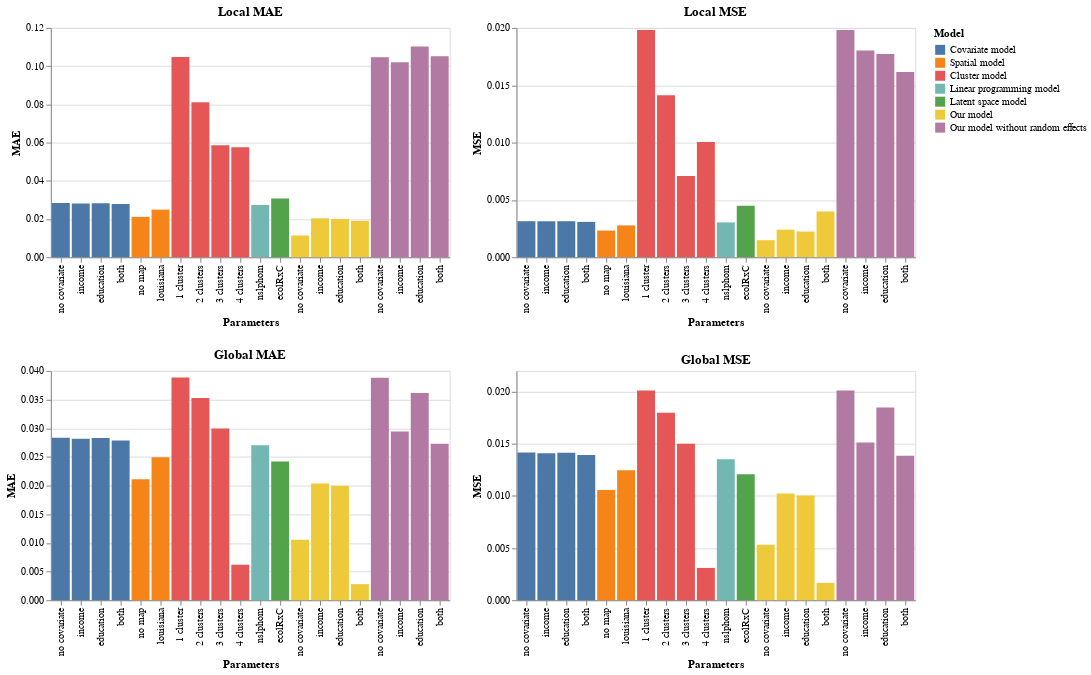

Notebook code cell kept with this figure:
### Code cell
plots = []
relabel = ""
for idx, param in zip(df["Index"], df["Parameters"]):
    relabel += f"datum.label == {idx} ? '{param}' :"
relabel += "'NA'"
for kind in ["local", "global"]:
    for measure in ["MAE", "MSE"]:
        plots.append(alt.Chart(df).mark_bar().encode(
            x = alt.X(
                field="Index",
                type="nominal",
                title="Parameters",
                axis=alt.Axis(labelExpr=relabel),
            ),
            detail = alt.Detail(field="Index"),
            y = alt.Y(field=f"{kind} {measure}", type="quantitative", title=measure),
            color = alt.Column(field="Model", sort=alt.Sort(field="Index")),
        ).properties(
            width=400,
            height=230,
            title=f"{kind.capitalize()} {measure}"
        ))

errors = alt.vconcat(
    alt.hconcat(*plots[0:2]),
    alt.hconcat(*plots[2:4]),
)
errors

### Figure 1 — Vega-Lite specification as saved in the notebook (floating-point values rounded to 4 significant figures)
{"config": {"view": {"continuousWidth": 300, "continuousHeight": 300}}, "vconcat": [{"hconcat": [{"mark": {"type": "bar"}, "encoding": {"color": {"field": "Model", "sort": {"field": "Index"}}, "detail": {"field": "Index"}, "x": {"axis": {"labelExpr": "datum.label == 0 ? 'no covariate' :datum.label == 1 ? 'income' :datum.label == 2 ? 'education' :datum.label == 3 ? 'both' :datum.label == 4 ? 'no map' :datum.label == 5 ? 'louisiana' :datum.label == 6 ? '1 cluster' :datum.label == 7 ? '2 clusters' :datum.label == 8 ? '3 clusters' :datum.label == 9 ? '4 clusters' :datum.label == 10 ? 'nslphom' :datum.label == 11 ? 'ecolRxC' :datum.label == 12 ? 'no covariate' :datum.label == 13 ? 'income' :datum.label == 14 ? 'education' :datum.label == 15 ? 'both' :datum.label == 16 ? 'no covariate' :datum.label == 17 ? 'income' :datum.label == 18 ? 'education' :datum.label == 19 ? 'both' :'NA'"}, "field": "Index", "title": "Parameters", "type": "nominal"}, "y": {"field": "local MAE", "title": "MAE", "type": "quantitative"}}, "height": 230, "title": "Local MAE", "width": 400}, {"mark": {"type": "bar"}, "encoding": {"color": {"field": "Model", "sort": {"field": "Index"}}, "detail": {"field": "Index"}, "x": {"axis": {"labelExpr": "datum.label == 0 ? 'no covariate' :datum.label == 1 ? 'income' :datum.label == 2 ? 'education' :datum.label == 3 ? 'both' :datum.label == 4 ? 'no map' :datum.label == 5 ? 'louisiana' :datum.label == 6 ? '1 cluster' :datum.label == 7 ? '2 clusters' :datum.label == 8 ? '3 clusters' :datum.label == 9 ? '4 clusters' :datum.label == 10 ? 'nslphom' :datum.label == 11 ? 'ecolRxC' :datum.label == 12 ? 'no covariate' :datum.label == 13 ? 'income' :datum.label == 14 ? 'education' :datum.label == 15 ? 'both' :datum.label == 16 ? 'no covariate' :datum.label == 17 ? 'income' :datum.label == 18 ? 'education' :datum.label == 19 ? 'both' :'NA'"}, "field": "Index", "title": "Parameters", "type": "nominal"}, "y": {"field": "local MSE", "title": "MSE", "type": "quantitative"}}, "height": 230, "title": "Local MSE", "width": 400}]}, {"hconcat": [{"mark": {"type": "bar"}, "encoding": {"color": {"field": "Model", "sort": {"field": "Index"}}, "detail": {"field": "Index"}, "x": {"axis": {"labelExpr": "datum.label == 0 ? 'no covariate' :datum.label == 1 ? 'income' :datum.label == 2 ? 'education' :datum.label == 3 ? 'both' :datum.label == 4 ? 'no map' :datum.label == 5 ? 'louisiana' :datum.label == 6 ? '1 cluster' :datum.label == 7 ? '2 clusters' :datum.label == 8 ? '3 clusters' :datum.label == 9 ? '4 clusters' :datum.label == 10 ? 'nslphom' :datum.label == 11 ? 'ecolRxC' :datum.label == 12 ? 'no covariate' :datum.label == 13 ? 'income' :datum.label == 14 ? 'education' :datum.label == 15 ? 'both' :datum.label == 16 ? 'no covariate' :datum.label == 17 ? 'income' :datum.label == 18 ? 'education' :datum.label == 19 ? 'both' :'NA'"}, "field": "Index", "title": "Parameters", "type": "nominal"}, "y": {"field": "global MAE", "title": "MAE", "type": "quantitative"}}, "height": 230, "title": "Global MAE", "width": 400}, {"mark": {"type": "bar"}, "encoding": {"color": {"field": "Model", "sort": {"field": "Index"}}, "detail": {"field": "Index"}, "x": {"axis": {"labelExpr": "datum.label == 0 ? 'no covariate' :datum.label == 1 ? 'income' :datum.label == 2 ? 'education' :datum.label == 3 ? 'both' :datum.label == 4 ? 'no map' :datum.label == 5 ? 'louisiana' :datum.label == 6 ? '1 cluster' :datum.label == 7 ? '2 clusters' :datum.label == 8 ? '3 clusters' :datum.label == 9 ? '4 clusters' :datum.label == 10 ? 'nslphom' :datum.label == 11 ? 'ecolRxC' :datum.label == 12 ? 'no covariate' :datum.label == 13 ? 'income' :datum.label == 14 ? 'education' :datum.label == 15 ? 'both' :datum.label == 16 ? 'no covariate' :datum.label == 17 ? 'income' :datum.label == 18 ? 'education' :datum.label == 19 ? 'both' :'NA'"}, "field": "Index", "title": "Parameters", "type": "nominal"}, "y": {"field": "global MSE", "title": "MSE", "type": "quantitative"}}, "height": 230, "title": "Global MSE", "width": 400}]}], "data": {"name": "data-e00692076a4d1b6910e0295ab7379e3f"}, "$schema": "https://vega.github.io/schema/vega-lite/v5.20.1.json", "datasets": {"data-e00692076a4d1b6910e0295ab7379e3f": [{"Unnamed: 0": "covariate, no covariate", "Region bias [1, 1]": -0.01131, "Region bias [2, 1]": 0.02671, "Region bias [1, 2]": 0.01131, "Region bias [2, 2]": -0.02671, "Individual bias [1, 1]": -0.01036, "Individual bias [2, 1]": 0.02236, "Individual bias [1, 2]": 0.01036, "Individual bias [2, 2]": -0.02236, "Region deviation [1, 1]": 0.007352, "Region deviation [2, 1]": 0.01123, "Region deviation [1, 2]": 0.007352, "Region deviation [2, 2]": 0.01123, "Individual deviation [1, 1]": 0.005576, "Individual deviation [2, 1]": 0.007695, "Individual deviation [1, 2]": 0.005576, "Individual deviation [2, 2]": 0.007695, "Bounds size [1, 1]": 0.02434, "Bounds size [2, 1]": 2.533e-06, "Bounds size [1, 2]": 0.02434, "Bounds size [2, 2]": 2.533e-06, "True in bounds [1, 1]": 0.6875, "True in bounds [2, 1]": 0.0, "True in bounds [1, 2]": 0.6875, "True in bounds [2, 2]": 0.0, "Execution time": 226.0, "local MAE": 0.02832, "global MAE": 0.02832, "local MSE": 0.003143, "global MSE": 0.01416, "Iterations": 2000.0, "Burned": 70000.0, "Chains": 4.0, "Thinning": 20.0, "BUGS": "JAGS", "Model": "Covariate model", "Parameters": "no covariate", "Model Position": 1, "Config Position": 12, "Index": 0}, {"Unnamed: 0": "covariate, income", "Region bias [1, 1]": -0.01086, "Region bias [2, 1]": 0.02665, "Region bias [1, 2]": 0.01086, "Region bias [2, 2]": -0.02665, "Individual bias [1, 1]": -0.01027, "Individual bias [2, 1]": 0.02234, "Individual bias [1, 2]": 0.01027, "Individual bias [2, 2]": -0.02234, "Region deviation [1, 1]": 0.006246, "Region deviation [2, 1]": 0.01125, "Region deviation [1, 2]": 0.006246, "Region deviation [2, 2]": 0.01125, "Individual deviation [1, 1]": 0.005464, "Individual deviation [2, 1]": 0.007691, "Individual deviation [1, 2]": 0.005464, "Individual deviation [2, 2]": 0.007691, "Bounds size [1, 1]": 0.02537, "Bounds size [2, 1]": 0.001321, "Bounds size [1, 2]": 0.02537, "Bounds size [2, 2]": 0.001321, "True in bounds [1, 1]": 0.7031, "True in bounds [2, 1]": 0.07812, "True in bounds [1, 2]": 0.7031, "True in bounds [2, 2]": 0.07812, "Execution time": 221.1, "local MAE": 0.02818, "global MAE": 0.02818, "local MSE": 0.003137, "global MSE": 0.01409, "Iterations": 2000.0, "Burned": 70000.0, "Chains": 4.0, "Thinning": 20.0, "BUGS": "JAGS", "Model": "Covariate model", "Parameters": "income", "Model Position": 1, "Config Position": 13, "Index": 1}, {"Unnamed: 0": "covariate, education", "Region bias [1, 1]": -0.01128, "Region bias [2, 1]": 0.02671, "Region bias [1, 2]": 0.01128, "Region bias [2, 2]": -0.02671, "Individual bias [1, 1]": -0.01035, "Individual bias [2, 1]": 0.02236, "Individual bias [1, 2]": 0.01035, "Individual bias [2, 2]": -0.02236, "Region deviation [1, 1]": 0.007319, "Region deviation [2, 1]": 0.01123, "Region deviation [1, 2]": 0.007319, "Region deviation [2, 2]": 0.01123, "Individual deviation [1, 1]": 0.005543, "Individual deviation [2, 1]": 0.007695, "Individual deviation [1, 2]": 0.005543, "Individual deviation [2, 2]": 0.007695, "Bounds size [1, 1]": 0.02446, "Bounds size [2, 1]": 0.0, "Bounds size [1, 2]": 0.02446, "Bounds size [2, 2]": 3.83e-17, "True in bounds [1, 1]": 0.7031, "True in bounds [2, 1]": 0.01562, "True in bounds [1, 2]": 0.7031, "True in bounds [2, 2]": 0.01562, "Execution time": 252.2, "local MAE": 0.0283, "global MAE": 0.0283, "local MSE": 0.003142, "global MSE": 0.01415, "Iterations": 2000.0, "Burned": 70000.0, "Chains": 4.0, "Thinning": 20.0, "BUGS": "JAGS", "Model": "Covariate model", "Parameters": "education", "Model Position": 1, "Config Position": 14, "Index": 2}, {"Unnamed: 0": "covariate, both", "Region bias [1, 1]": -0.01107, "Region bias [2, 1]": 0.02669, "Region bias [1, 2]": 0.01107, "Region bias [2, 2]": -0.02669, "Individual bias [1, 1]": -0.01004, "Individual bias [2, 1]": 0.02231, "Individual bias [1, 2]": 0.01004, "Individual bias [2, 2]": -0.02231, "Region deviation [1, 1]": 0.007286, "Region deviation [2, 1]": 0.01123, "Region deviation [1, 2]": 0.007286, "Region deviation [2, 2]": 0.01123, "Individual deviation [1, 1]": 0.005455, "Individual deviation [2, 1]": 0.007724, "Individual deviation [1, 2]": 0.005455, "Individual deviation [2, 2]": 0.007724, "Bounds size [1, 1]": 0.02548, "Bounds size [2, 1]": 0.002561, "Bounds size [1, 2]": 0.02548, "Bounds size [2, 2]": 0.002561, "True in bounds [1, 1]": 0.7344, "True in bounds [2, 1]": 125.0, "True in bounds [1, 2]": 0.7344, "True in bounds [2, 2]": 125.0, "Execution time": 349.2, "local MAE": 0.02784, "global MAE": 0.02784, "local MSE": 0.003082, "global MSE": 0.01392, "Iterations": 2000.0, "Burned": 70000.0, "Chains": 4.0, "Thinning": 20.0, "BUGS": "JAGS", "Model": "Covariate model", "Parameters": "both", "Model Position": 1, "Config Position": 15, "Index": 3}, {"Unnamed: 0": "spatial, no map", "Region bias [1, 1]": -0.007593, "Region bias [2, 1]": 0.02167, "Region bias [1, 2]": 0.007593, "Region bias [2, 2]": -0.02167, "Individual bias [1, 1]": -0.007399, "Individual bias [2, 1]": 0.01737, "Individual bias [1, 2]": 0.007399, "Individual bias [2, 2]": -0.01738, "Region deviation [1, 1]": 0.005241, "Region deviation [2, 1]": 0.0112, "Region deviation [1, 2]": 0.005241, "Region deviation [2, 2]": 0.0112, "Individual deviation [1, 1]": 0.004049, "Individual deviation [2, 1]": 0.007546, "Individual deviation [1, 2]": 0.004049, "Individual deviation [2, 2]": 0.007541, "Bounds size [1, 1]": 0.03115, "Bounds size [2, 1]": 0.0493, "Bounds size [1, 2]": 0.03115, "Bounds size [2, 2]": 0.04932, "True in bounds [1, 1]": 1.0, "True in bounds [2, 1]": 0.9688, "True in bounds [1, 2]": 1.0, "True in bounds [2, 2]": 0.9688, "Execution time": 177.8, "local MAE": 0.02111, "global MAE": 0.02111, "local MSE": 0.002327, "global MSE": 0.01057, "Iterations": 2000.0, "Burned": 30000.0, "Chains": 4.0, "Thinning": 20.0, "BUGS": "WinBUGS", "Model": "Spatial model", "Parameters": "no map", "Model Position": 2, "Config Position": 16, "Index": 4}, {"Unnamed: 0": "spatial, louisiana", "Region bias [1, 1]": -0.009343, "Region bias [2, 1]": 0.02461, "Region bias [1, 2]": 0.009343, "Region bias [2, 2]": -0.02461, "Individual bias [1, 1]": -0.008824, "Individual bias [2, 1]": 0.02031, "Individual bias [1, 2]": 0.008824, "Individual bias [2, 2]": -0.02031, "Region deviation [1, 1]": 0.006202, "Region deviation [2, 1]": 0.01121, "Region deviation [1, 2]": 0.006202, "Region deviation [2, 2]": 0.01121, "Individual deviation [1, 1]": 0.00481, "Individual deviation [2, 1]": 0.007638, "Individual deviation [1, 2]": 0.00481, "Individual deviation [2, 2]": 0.007644, "Bounds size [1, 1]": 28.0, "Bounds size [2, 1]": 0.03545, "Bounds size [1, 2]": 28.0, "Bounds size [2, 2]": 0.0355, "True in bounds [1, 1]": 0.9531, "True in bounds [2, 1]": 0.8125, "True in bounds [1, 2]": 0.9531, "True in bounds [2, 2]": 0.8125, "Execution time": 248.0, "local MAE": 0.02492, "global MAE": 0.02492, "local MSE": 0.002776, "global MSE": 0.01247, "Iterations": 2000.0, "Burned": 30000.0, "Chains": 4.0, "Thinning": 20.0, "BUGS": "WinBUGS", "Model": "Spatial model", "Parameters": "louisiana", "Model Position": 2, "Config Position": 17, "Index": 5}, {"Unnamed: 0": "cluster, 1 cluster", "Region bias [1, 1]": -0.02729, "Region bias [2, 1]": 0.02671, "Region bias [1, 2]": 0.02729, "Region bias [2, 2]": -0.02671, "Individual bias [1, 1]": -0.01806, "Individual bias [2, 1]": 0.02236, "Individual bias [1, 2]": 0.01806, "Individual bias [2, 2]": -0.02236, "Region deviation [1, 1]": 0.08907, "Region deviation [2, 1]": 0.01123, "Region deviation [1, 2]": 0.08907, "Region deviation [2, 2]": 0.01123, "Individual deviation [1, 1]": 0.1031, "Individual deviation [2, 1]": 0.007695, "Individual deviation [1, 2]": 0.1031, "Individual deviation [2, 2]": 0.007695, "Bounds size [1, 1]": 0.002126, "Bounds size [2, 1]": 6.72e-08, "Bounds size [1, 2]": 0.002126, "Bounds size [2, 2]": 6.72e-08, "True in bounds [1, 1]": 0.0, "True in bounds [2, 1]": 0.0, "True in bounds [1, 2]": 0.0, "True in bounds [2, 2]": 0.0, "Execution time": 14.11, "local MAE": 0.1047, "global MAE": 0.03883, "local MSE": 0.01981, "global MSE": 0.02012, "Iterations": 2000.0, "Burned": 30000.0, "Chains": 4.0, "Thinning": 10.0, "BUGS": "JAGS", "Model": "Cluster model", "Parameters": "1 cluster", "Model Position": 3, "Config Position": 8, "Index": 6}, {"Unnamed: 0": "cluster, 2 clusters", "Region bias [1, 1]": -0.01211, "Region bias [2, 1]": 0.02671, "Region bias [1, 2]": 0.01211, "Region bias [2, 2]": -0.02671, "Individual bias [1, 1]": -0.01545, "Individual bias [2, 1]": 0.02236, "Individual bias [1, 2]": 0.01545, "Individual bias [2, 2]": -0.02236, "Region deviation [1, 1]": 0.0536, "Region deviation [2, 1]": 0.01123, "Region deviation [1, 2]": 0.0536, "Region deviation [2, 2]": 0.01123, "Individual deviation [1, 1]": 0.06732, "Individual deviation [2, 1]": 0.007695, "Individual deviation [1, 2]": 0.06732, "Individual deviation [2, 2]": 0.007695, "Bounds size [1, 1]": 0.002421, "Bounds size [2, 1]": 4.348e-05, "Bounds size [1, 2]": 0.002421, "Bounds size [2, 2]": 4.348e-05, "True in bounds [1, 1]": 0.01562, "True in bounds [2, 1]": 0.0, "True in bounds [1, 2]": 0.01562, "True in bounds [2, 2]": 0.0, "Execution time": 31.14, "local MAE": 0.08108, "global MAE": 0.03528, "local MSE": 0.01413, "global MSE": 0.01798, "Iterations": 2000.0, "Burned": 30000.0, "Chains": 4.0, "Thinning": 10.0, "BUGS": "JAGS", "Model": "Cluster model", "Parameters": "2 clusters", "Model Position": 3, "Config Position": 9, "Index": 7}, {"Unnamed: 0": "cluster, 3 clusters", "Region bias [1, 1]": -0.02605, "Region bias [2, 1]": 0.02669, "Region bias [1, 2]": 0.02605, "Region bias [2, 2]": -0.02669, "Individual bias [1, 1]": -0.01167, "Individual bias [2, 1]": 0.02212, "Individual bias [1, 2]": 0.01167, "Individual bias [2, 2]": -0.02212, "Region deviation [1, 1]": 0.04251, "Region deviation [2, 1]": 0.01126, "Region deviation [1, 2]": 0.04251, "Region deviation [2, 2]": 0.01126, "Individual deviation [1, 1]": 0.0388, "Individual deviation [2, 1]": 0.007985, "Individual deviation [1, 2]": 0.0388, "Individual deviation [2, 2]": 0.007985, "Bounds size [1, 1]": 0.002579, "Bounds size [2, 1]": 1.881e-08, "Bounds size [1, 2]": 0.002579, "Bounds size [2, 2]": 1.881e-08, "True in bounds [1, 1]": 0.01562, "True in bounds [2, 1]": 0.01562, "True in bounds [1, 2]": 0.01562, "True in bounds [2, 2]": 0.01562, "Execution time": 38.55, "local MAE": 0.05865, "global MAE": 0.02996, "local MSE": 0.007078, "global MSE": 0.01501, "Iterations": 2000.0, "Burned": 30000.0, "Chains": 4.0, "Thinning": 10.0, "BUGS": "JAGS", "Model": "Cluster model", "Parameters": "3 clusters", "Model Position": 3, "Config Position": 10, "Index": 8}, {"Unnamed: 0": "cluster, 4 clusters", "Region bias [1, 1]": -0.01428, "Region bias [2, 1]": 0.01199, "Region bias [1, 2]": 0.01428, "Region bias [2, 2]": -0.01199, "Individual bias [1, 1]": 0.002201, "Individual bias [2, 1]": -0.005026, "Individual bias [1, 2]": -0.002201, "Individual bias [2, 2]": 0.005026, "Region deviation [1, 1]": 0.04365, "Region deviation [2, 1]": 0.02619, "Region deviation [1, 2]": 0.04365, "Region deviation [2, 2]": 0.02619, "Individual deviation [1, 1]": 0.04316, "Individual deviation [2, 1]": 0.04097, "Individual deviation [1, 2]": 0.04316, "Individual deviation [2, 2]": 0.04097, "Bounds size [1, 1]": 0.007127, "Bounds size [2, 1]": 0.01548, "Bounds size [1, 2]": 0.007127, "Bounds size [2, 2]": 0.01548, "True in bounds [1, 1]": 0.0625, "True in bounds [2, 1]": 0.07812, "True in bounds [1, 2]": 0.0625, "True in bounds [2, 2]": 0.07812, "Execution time": 47.93, "local MAE": 0.0576, "global MAE": 0.00619, "local MSE": 0.01004, "global MSE": 0.003096, "Iterations": 2000.0, "Burned": 30000.0, "Chains": 4.0, "Thinning": 10.0, "BUGS": "JAGS", "Model": "Cluster model", "Parameters": "4 clusters", "Model Position": 3, "Config Position": 11, "Index": 9}, {"Unnamed: 0": "lphom, nslphom", "Region bias [1, 1]": -0.009629, "Region bias [2, 1]": 0.02498, "Region bias [1, 2]": 0.009629, "Region bias [2, 2]": -0.02498, "Individual bias [1, 1]": -0.009886, "Individual bias [2, 1]": 0.02135, "Individual bias [1, 2]": 0.009886, "Individual bias [2, 2]": -0.02135, "Region deviation [1, 1]": 0.009394, "Region deviation [2, 1]": 0.01318, "Region deviation [1, 2]": 0.009394, "Region deviation [2, 2]": 0.01318, "Individual deviation [1, 1]": 0.005753, "Individual deviation [2, 1]": 0.008238, "Individual deviation [1, 2]": 0.005753, "Individual deviation [2, 2]": 0.008238, "Bounds size [1, 1]": 0.3871, "Bounds size [2, 1]": 1.0, "Bounds size [1, 2]": 0.3871, "Bounds size [2, 2]": 1.0, "True in bounds [1, 1]": 1.0, "True in bounds [2, 1]": 1.0, "True in bounds [1, 2]": 1.0, "True in bounds [2, 2]": 1.0, "Execution time": 0.75, "local MAE": 0.02737, "global MAE": 0.02703, "local MSE": 0.003033, "global MSE": 0.01351, "Iterations": null, "Burned": null, "Chains": null, "Thinning": null, "BUGS": null, "Model": "Linear programming model", "Parameters": "nslphom", "Model Position": 4, "Config Position": 18, "Index": 10}, {"Unnamed: 0": "ecolRxC, ecolRxC", "Region bias [1, 1]": 0.01102, "Region bias [2, 1]": -0.01298, "Region bias [1, 2]": -0.01102, "Region bias [2, 2]": 0.01298, "Individual bias [1, 1]": 0.008843, "Individual bias [2, 1]": -0.01909, "Individual bias [1, 2]": -0.008843, "Individual bias [2, 2]": 0.01909, "Region deviation [1, 1]": 0.01563, "Region deviation [2, 1]": 0.0275, "Region deviation [1, 2]": 0.01563, "Region deviation [2, 2]": 0.0275, "Individual deviation [1, 1]": 0.01374, "Individual deviation [2, 1]": 0.02287, "Individual deviation [1, 2]": 0.01374, "Individual deviation [2, 2]": 0.02287, "Bounds size [1, 1]": 0.02564, "Bounds size [2, 1]": 0.06268, "Bounds size [1, 2]": 0.02564, "Bounds size [2, 2]": 0.06268, "True in bounds [1, 1]": 625.0, "True in bounds [2, 1]": 625.0, "True in bounds [1, 2]": 625.0, "True in bounds [2, 2]": 625.0, "Execution time": 0.03, "local MAE": 0.03074, "global MAE": 0.02418, "local MSE": 0.004489, "global MSE": 0.01209, "Iterations": null, "Burned": null, "Chains": null, "Thinning": null, "BUGS": null, "Model": "Latent space model", "Parameters": "ecolRxC", "Model Position": 5, "Config Position": 19, "Index": 11}, {"Unnamed: 0": "logit covariate, no covariate", "Region bias [1, 1]": -0.002301, "Region bias [2, 1]": 0.01203, "Region bias [1, 2]": 0.002301, "Region bias [2, 2]": -0.01203, "Individual bias [1, 1]": -0.003395, "Individual bias [2, 1]": 0.009322, "Individual bias [1, 2]": 0.003395, "Individual bias [2, 2]": -0.009322, "Region deviation [1, 1]": 0.004483, "Region deviation [2, 1]": 0.01113, "Region deviation [1, 2]": 0.004483, "Region deviation [2, 2]": 0.01113, "Individual deviation [1, 1]": 0.003943, "Individual deviation [2, 1]": 0.006883, "Individual deviation [1, 2]": 0.003943, "Individual deviation [2, 2]": 0.006883, "Bounds size [1, 1]": 0.07229, "Bounds size [2, 1]": 0.1583, "Bounds size [1, 2]": 0.07229, "Bounds size [2, 2]": 0.1583, "True in bounds [1, 1]": 1.0, "True in bounds [2, 1]": 1.0, "True in bounds [1, 2]": 1.0, "True in bounds [2, 2]": 1.0, "Execution time": 79.69, "local MAE": 0.01137, "global MAE": 0.01054, "local MSE": 0.001487, "global MSE": 0.005308, "Iterations": 2000.0, "Burned": 90000.0, "Chains": 4.0, "Thinning": 20.0, "BUGS": "JAGS", "Model": "Our model", "Parameters": "no covariate", "Model Position": 6, "Config Position": 0, "Index": 12}, {"Unnamed: 0": "logit covariate, income", "Region bias [1, 1]": -0.006536, "Region bias [2, 1]": 0.0224, "Region bias [1, 2]": 0.006536, "Region bias [2, 2]": -0.0224, "Individual bias [1, 1]": -0.006643, "Individual bias [2, 1]": 0.01784, "Individual bias [1, 2]": 0.006643, "Individual bias [2, 2]": -0.01784, "Region deviation [1, 1]": 0.005925, "Region deviation [2, 1]": 0.0115, "Region deviation [1, 2]": 0.005925, "Region deviation [2, 2]": 0.0115, "Individual deviation [1, 1]": 0.004998, "Individual deviation [2, 1]": 0.007701, "Individual deviation [1, 2]": 0.004998, "Individual deviation [2, 2]": 0.007701, "Bounds size [1, 1]": 0.07539, "Bounds size [2, 1]": 0.1527, "Bounds size [1, 2]": 0.07539, "Bounds size [2, 2]": 0.1527, "True in bounds [1, 1]": 1.0, "True in bounds [2, 1]": 1.0, "True in bounds [1, 2]": 1.0, "True in bounds [2, 2]": 1.0, "Execution time": 86.87, "local MAE": 0.02039, "global MAE": 0.02038, "local MSE": 0.002404, "global MSE": 0.01025, "Iterations": 2000.0, "Burned": 90000.0, "Chains": 4.0, "Thinning": 20.0, "BUGS": "JAGS", "Model": "Our model", "Parameters": "income", "Model Position": 6, "Config Position": 1, "Index": 13}, {"Unnamed: 0": "logit covariate, education", "Region bias [1, 1]": -0.006133, "Region bias [2, 1]": 0.02173, "Region bias [1, 2]": 0.006133, "Region bias [2, 2]": -0.02173, "Individual bias [1, 1]": -0.006496, "Individual bias [2, 1]": 0.01754, "Individual bias [1, 2]": 0.006496, "Individual bias [2, 2]": -0.01754, "Region deviation [1, 1]": 0.005855, "Region deviation [2, 1]": 0.01139, "Region deviation [1, 2]": 0.005855, "Region deviation [2, 2]": 0.01139, "Individual deviation [1, 1]": 0.004548, "Individual deviation [2, 1]": 0.007553, "Individual deviation [1, 2]": 0.004548, "Individual deviation [2, 2]": 0.007553, "Bounds size [1, 1]": 0.0767, "Bounds size [2, 1]": 0.162, "Bounds size [1, 2]": 0.0767, "Bounds size [2, 2]": 0.162, "True in bounds [1, 1]": 1.0, "True in bounds [2, 1]": 1.0, "True in bounds [1, 2]": 1.0, "True in bounds [2, 2]": 1.0, "Execution time": 86.33, "local MAE": 0.02, "global MAE": 0.01998, "local MSE": 0.002241, "global MSE": 0.01005, "Iterations": 2000.0, "Burned": 90000.0, "Chains": 4.0, "Thinning": 20.0, "BUGS": "JAGS", "Model": "Our model", "Parameters": "education", "Model Position": 6, "Config Position": 2, "Index": 14}, {"Unnamed: 0": "logit covariate, both", "Region bias [1, 1]": -0.002262, "Region bias [2, 1]": 0.01349, "Region bias [1, 2]": 0.002262, "Region bias [2, 2]": -0.01349, "Individual bias [1, 1]": -0.0003648, "Individual bias [2, 1]": 0.003639, "Individual bias [1, 2]": 0.0003648, "Individual bias [2, 2]": -0.003639, "Region deviation [1, 1]": 0.006881, "Region deviation [2, 1]": 0.01343, "Region deviation [1, 2]": 0.006881, "Region deviation [2, 2]": 0.01343, "Individual deviation [1, 1]": 0.01117, "Individual deviation [2, 1]": 0.01993, "Individual deviation [1, 2]": 0.01117, "Individual deviation [2, 2]": 0.01993, "Bounds size [1, 1]": 0.1094, "Bounds size [2, 1]": 0.2581, "Bounds size [1, 2]": 0.1094, "Bounds size [2, 2]": 0.2581, "True in bounds [1, 1]": 1.0, "True in bounds [2, 1]": 1.0, "True in bounds [1, 2]": 1.0, "True in bounds [2, 2]": 1.0, "Execution time": 105.4, "local MAE": 0.01901, "global MAE": 0.002802, "local MSE": 0.003994, "global MSE": 0.001667, "Iterations": 2000.0, "Burned": 90000.0, "Chains": 4.0, "Thinning": 20.0, "BUGS": "JAGS", "Model": "Our model", "Parameters": "both", "Model Position": 6, "Config Position": 3, "Index": 15}, {"Unnamed: 0": "logit covariate without random effects, no covariate", "Region bias [1, 1]": -0.02729, "Region bias [2, 1]": 0.0267, "Region bias [1, 2]": 0.02729, "Region bias [2, 2]": -0.0267, "Individual bias [1, 1]": -0.01805, "Individual bias [2, 1]": 0.02234, "Individual bias [1, 2]": 0.01805, "Individual bias [2, 2]": -0.02234, "Region deviation [1, 1]": 0.08907, "Region deviation [2, 1]": 0.01123, "Region deviation [1, 2]": 0.08907, "Region deviation [2, 2]": 0.01123, "Individual deviation [1, 1]": 0.1031, "Individual deviation [2, 1]": 0.007695, "Individual deviation [1, 2]": 0.1031, "Individual deviation [2, 2]": 0.007695, "Bounds size [1, 1]": 0.002191, "Bounds size [2, 1]": 7.101e-05, "Bounds size [1, 2]": 0.002191, "Bounds size [2, 2]": 7.101e-05, "True in bounds [1, 1]": 0.0, "True in bounds [2, 1]": 0.0, "True in bounds [1, 2]": 0.0, "True in bounds [2, 2]": 0.0, "Execution time": 5.78, "local MAE": 0.1047, "global MAE": 0.03882, "local MSE": 0.01981, "global MSE": 0.02011, "Iterations": 2000.0, "Burned": 10000.0, "Chains": 4.0, "Thinning": 10.0, "BUGS": "JAGS", "Model": "Our model without random effects", "Parameters": "no covariate", "Model Position": 7, "Config Position": 4, "Index": 16}, {"Unnamed: 0": "logit covariate without random effects, income", "Region bias [1, 1]": -0.002958, "Region bias [2, 1]": 0.01377, "Region bias [1, 2]": 0.002958, "Region bias [2, 2]": -0.01377, "Individual bias [1, 1]": -0.01336, "Individual bias [2, 1]": 0.01765, "Individual bias [1, 2]": 0.01336, "Individual bias [2, 2]": -0.01765, "Region deviation [1, 1]": 0.09545, "Region deviation [2, 1]": 0.03722, "Region deviation [1, 2]": 0.09545, "Region deviation [2, 2]": 0.03722, "Individual deviation [1, 1]": 0.0978, "Individual deviation [2, 1]": 0.01961, "Individual deviation [1, 2]": 0.0978, "Individual deviation [2, 2]": 0.01961, "Bounds size [1, 1]": 0.00317, "Bounds size [2, 1]": 0.0006596, "Bounds size [1, 2]": 0.00317, "Bounds size [2, 2]": 0.0006596, "True in bounds [1, 1]": 0.01562, "True in bounds [2, 1]": 0.0, "True in bounds [1, 2]": 0.01562, "True in bounds [2, 2]": 0.0, "Execution time": 8.56, "local MAE": 0.102, "global MAE": 0.02944, "local MSE": 0.01802, "global MSE": 0.01514, "Iterations": 2000.0, "Burned": 10000.0, "Chains": 4.0, "Thinning": 10.0, "BUGS": "JAGS", "Model": "Our model without random effects", "Parameters": "income", "Model Position": 7, "Config Position": 5, "Index": 17}, {"Unnamed: 0": "logit covariate without random effects, education", "Region bias [1, 1]": -0.02949, "Region bias [2, 1]": 0.0267, "Region bias [1, 2]": 0.02949, "Region bias [2, 2]": -0.0267, "Individual bias [1, 1]": -0.01608, "Individual bias [2, 1]": 0.02235, "Individual bias [1, 2]": 0.01608, "Individual bias [2, 2]": -0.02235, "Region deviation [1, 1]": 0.09156, "Region deviation [2, 1]": 0.01123, "Region deviation [1, 2]": 0.09156, "Region deviation [2, 2]": 0.01123, "Individual deviation [1, 1]": 0.09685, "Individual deviation [2, 1]": 0.007693, "Individual deviation [1, 2]": 0.09685, "Individual deviation [2, 2]": 0.007693, "Bounds size [1, 1]": 0.002696, "Bounds size [2, 1]": 0.0001098, "Bounds size [1, 2]": 0.002696, "Bounds size [2, 2]": 0.0001098, "True in bounds [1, 1]": 0.03125, "True in bounds [2, 1]": 0.0, "True in bounds [1, 2]": 0.03125, "True in bounds [2, 2]": 0.0, "Execution time": 8.38, "local MAE": 0.1102, "global MAE": 0.03612, "local MSE": 0.01772, "global MSE": 0.01848, "Iterations": 2000.0, "Burned": 10000.0, "Chains": 4.0, "Thinning": 10.0, "BUGS": "JAGS", "Model": "Our model without random effects", "Parameters": "education", "Model Position": 7, "Config Position": 6, "Index": 18}, {"Unnamed: 0": "logit covariate without random effects, both", "Region bias [1, 1]": -0.00511, "Region bias [2, 1]": 0.01459, "Region bias [1, 2]": 0.00511, "Region bias [2, 2]": -0.01459, "Individual bias [1, 1]": -0.01174, "Individual bias [2, 1]": 0.01779, "Individual bias [1, 2]": 0.01174, "Individual bias [2, 2]": -0.01779, "Region deviation [1, 1]": 0.09784, "Region deviation [2, 1]": 0.0328, "Region deviation [1, 2]": 0.09784, "Region deviation [2, 2]": 0.0328, "Individual deviation [1, 1]": 0.09185, "Individual deviation [2, 1]": 0.0179, "Individual deviation [1, 2]": 0.09185, "Individual deviation [2, 2]": 0.0179, "Bounds size [1, 1]": 0.003816, "Bounds size [2, 1]": 0.001001, "Bounds size [1, 2]": 0.003816, "Bounds size [2, 2]": 0.001001, "True in bounds [1, 1]": 0.01562, "True in bounds [2, 1]": 0.0, "True in bounds [1, 2]": 0.01562, "True in bounds [2, 2]": 0.0, "Execution time": 10.59, "local MAE": 0.1052, "global MAE": 0.02731, "local MSE": 0.01616, "global MSE": 0.01386, "Iterations": 2000.0, "Burned": 10000.0, "Chains": 4.0, "Thinning": 10.0, "BUGS": "JAGS", "Model": "Our model without random effects", "Parameters": "both", "Model Position": 7, "Config Position": 7, "Index": 19}]}}
